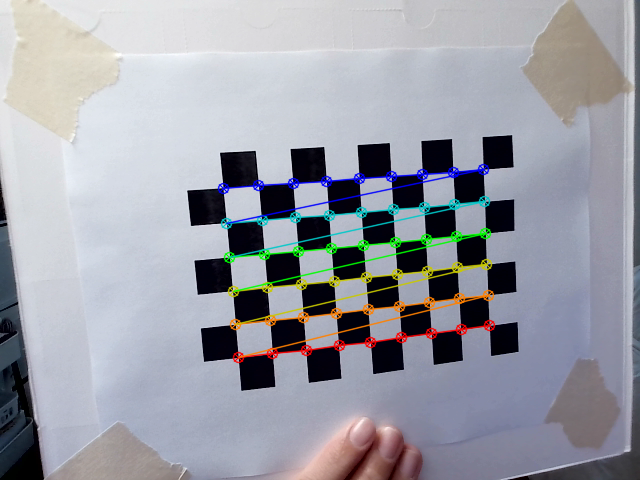
#> input picture camera_calibration/calibration_images/image_01.png, 640 x 480 px
$ python compare_difference.py
#> lines starting #> are read from the running program, lines starting #| are printed output that depends on the picture; long printed decimals are rounded
import cv2
import numpy as np
import matplotlib.pyplot as plt

# === REPLACE THESE with your actual calibration results ===
# Camera matrix (intrinsic parameters)
camera_matrix = np.array([[2.46519797e+03, 0.00000000e+00, 2.14569514e+02],
                          [0.00000000e+00, 3.32173460e+03, 2.84260340e+02],
                          [0.00000000e+00, 0.00000000e+00, 1.00000000e+00]])

# Distortion coefficients
dist_coeffs = np.array([[-1.36072952e+01,  6.76650039e+02,  1.84247240e-02, -2.21974511e-02, -1.05890887e+04]])

"""
camera_matrix = np.array([[2.46519797e+03, 0.00000000e+00, 2.14569514e+02],
 [0.00000000e+00, 3.32173460e+03, 2.84260340e+02],
 [0.00000000e+00, 0.00000000e+00, 1.00000000e+00]])
dist_coeffs = np.array([[-1.36072952e+01,  6.76650039e+02,  1.84247240e-02, -2.21974511e-02,
  -1.05890887e+04]])

"""

# === Load a test image ===
img = cv2.imread('calibration_images/image_01.png')  # replace with the actual image path
#> img is the input picture: shape (480, 640, 3); mean B, G, R 165.2, 156.4, 154.5
if img is None:
    print("Error: Image could not be loaded. Please check the file path.")
else:
    # Image dimensions
    h, w = img.shape[:2]
#> h = 480; w = 640

    # === Undistort the image ===
    undistorted_img = cv2.undistort(img, camera_matrix, dist_coeffs)
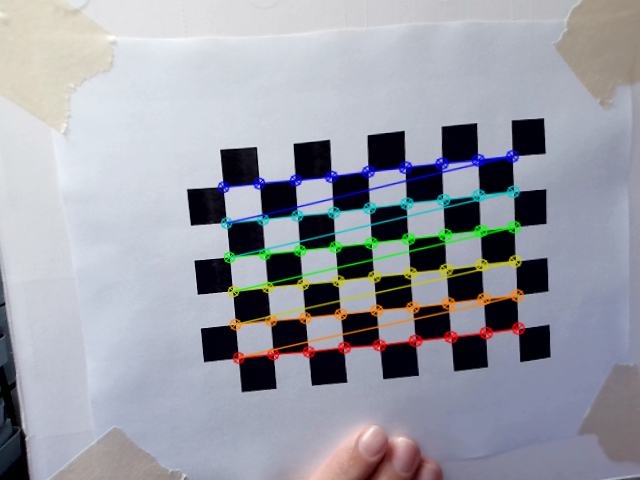
#> undistorted_img: shape (480, 640, 3); mean B, G, R 166, 156.9, 154.5

    # === Compute absolute difference for visualization ===
    # Convert both images to grayscale for comparison
    gray_orig = cv2.cvtColor(img, cv2.COLOR_BGR2GRAY)
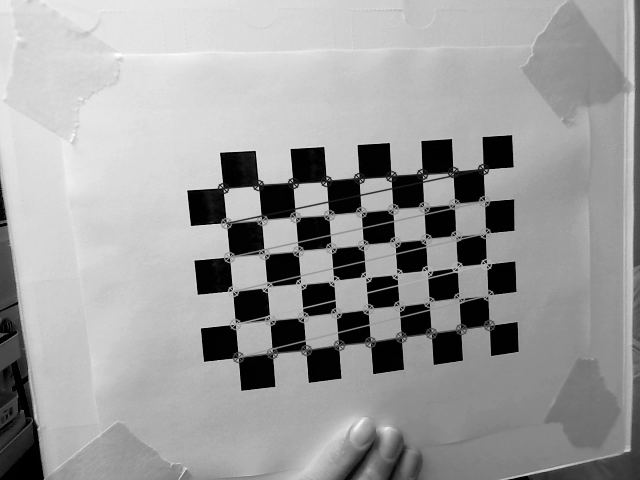
#> gray_orig: shape (480, 640); min 0, max 255, mean 156.9
    gray_undist = cv2.cvtColor(undistorted_img, cv2.COLOR_BGR2GRAY)
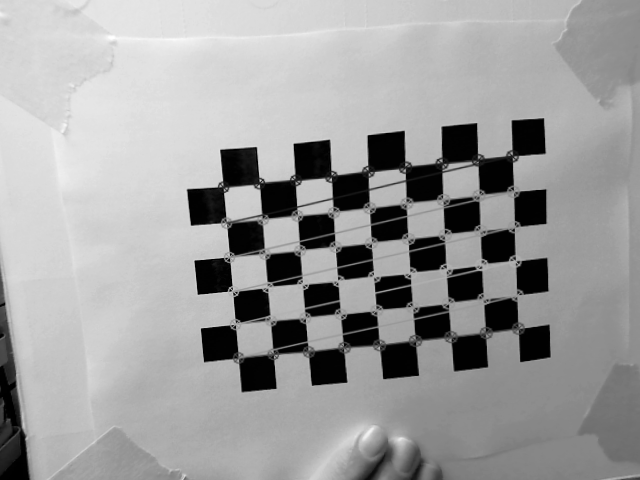
#> gray_undist: shape (480, 640); min 0, max 255, mean 157.2
    diff = cv2.absdiff(gray_orig, gray_undist)
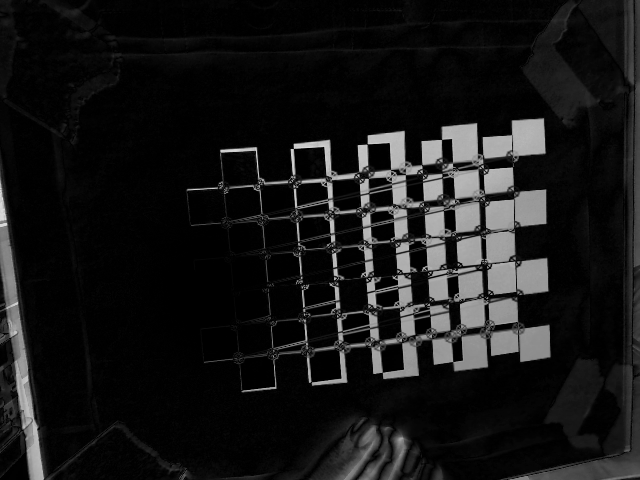
#> diff: shape (480, 640); min 0, max 219, mean 23

    # === Display the images and difference map ===
    plt.figure(figsize=(15, 5))

    # Original Distorted Image
    plt.subplot(1, 3, 1)
    plt.title("Original (Distorted)")
    plt.imshow(cv2.cvtColor(img, cv2.COLOR_BGR2RGB))
    plt.axis("off")

    # Undistorted Image
    plt.subplot(1, 3, 2)
    plt.title("Undistorted")
    plt.imshow(cv2.cvtColor(undistorted_img, cv2.COLOR_BGR2RGB))
    plt.axis("off")

    # Difference Map (Grayscale Heatmap)
    plt.subplot(1, 3, 3)
    plt.title("Difference (Grayscale Heatmap)")
    plt.imshow(diff, cmap='hot')
    plt.axis("off")

    # Show the images
    plt.tight_layout()
    plt.show()
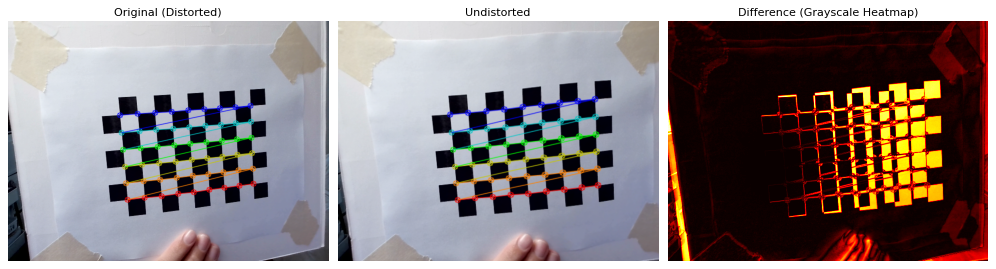
#> figure drawn by matplotlib, 3 panels

    # === Calculate Image Comparison Metrics ===

    # Mean Squared Error (MSE)
    def mse(image1, image2):
        image1 = cv2.cvtColor(image1, cv2.COLOR_BGR2GRAY)
        image2 = cv2.cvtColor(image2, cv2.COLOR_BGR2GRAY)
        error = np.sum((image1 - image2) ** 2)
        mse_value = error / float(image1.shape[0] * image1.shape[1])
        return mse_value

    # Peak Signal-to-Noise Ratio (PSNR)
    def psnr(image1, image2):
        mse_value = mse(image1, image2)
        if mse_value == 0:
            return 100  # Perfect match (no error)
        PIXEL_MAX = 255.0
        psnr_value = 20 * np.log10(PIXEL_MAX / np.sqrt(mse_value))
        return psnr_value

    # Structural Similarity Index (SSIM)
    from skimage.metrics import structural_similarity as ssim
    def ssim_value(image1, image2):
        # Convert to grayscale
        gray1 = cv2.cvtColor(image1, cv2.COLOR_BGR2GRAY)
        gray2 = cv2.cvtColor(image2, cv2.COLOR_BGR2GRAY)

        # Compute SSIM with explicit parameters
        ssim_index, _ = ssim(gray1, gray2, win_size=3, channel_axis=None, full=True)
        return ssim_index

    # Histogram Comparison
    def histogram_comparison(image1, image2):
        image1 = cv2.cvtColor(image1, cv2.COLOR_BGR2GRAY)
        image2 = cv2.cvtColor(image2, cv2.COLOR_BGR2GRAY)
        hist1 = cv2.calcHist([image1], [0], None, [256], [0, 256])
        hist2 = cv2.calcHist([image2], [0], None, [256], [0, 256])
        hist_corr = cv2.compareHist(hist1, hist2, cv2.HISTCMP_CORREL)
        return hist_corr

    # Calculate the comparison metrics
    mse_value = mse(img, undistorted_img)
#> in mse, `error = np.sum((image1 - image2) ** 2)`: error = 12525092
#> in mse, `mse_value = error / float(image1.shape[0] * image1.shape[1])`: mse_value = 40.77
#> mse_value = 40.77
    psnr_value = psnr(img, undistorted_img)
#> in psnr, `psnr_value = 20 * np.log10(PIXEL_MAX / np.sqrt(mse_value))`: psnr_value = 32.03
#> psnr_value = 32.03
    ssim_index = ssim_value(img, undistorted_img)
#> in ssim_value, `ssim_index, _ = ssim(gray1, gray2, win_size=3, channel_axis=None, full..`: ssim_index = 0.765
#> ssim_index = 0.765
    hist_corr_value = histogram_comparison(img, undistorted_img)
#> in histogram_comparison, `hist1 = cv2.calcHist([image1], [0], None, [256], [0, 256])`: hist1 = 256 values, max 15886 at index 1, min 0 at index 213, mean 1200
#> in histogram_comparison, `hist2 = cv2.calcHist([image2], [0], None, [256], [0, 256])`: hist2 = 256 values, max 17033 at index 1, min 1 at index 250, mean 1200
#> in histogram_comparison, `hist_corr = cv2.compareHist(hist1, hist2, cv2.HISTCMP_CORREL)`: hist_corr = 0.973
#> hist_corr_value = 0.973

    # Print out the results
    print(f"MSE: {mse_value}")
#| MSE: 40.772
    print(f"PSNR: {psnr_value}")
#| PSNR: 32.027
    print(f"SSIM: {ssim_index}")
#| SSIM: 0.7645
    print(f"Histogram Correlation: {hist_corr_value}")
#| Histogram Correlation: 0.9732

    # Optional: Save the difference image
    cv2.imwrite('difference_image.png', diff)
    print("Difference image saved as 'difference_image.png'")

$ run again, with camera_calibration/calibration_images/image_02.png copied over camera_calibration/calibration_images/image_01.png
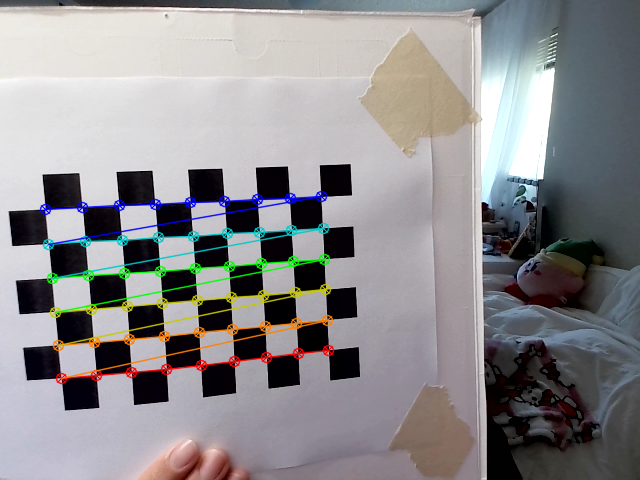
#> input picture camera_calibration/calibration_images/image_02.png, 640 x 480 px
#> img is the input picture: shape (480, 640, 3); mean B, G, R 141.3, 139.2, 140.8
#> `diff = cv2.absdiff(gray_orig, gray_undist)`:
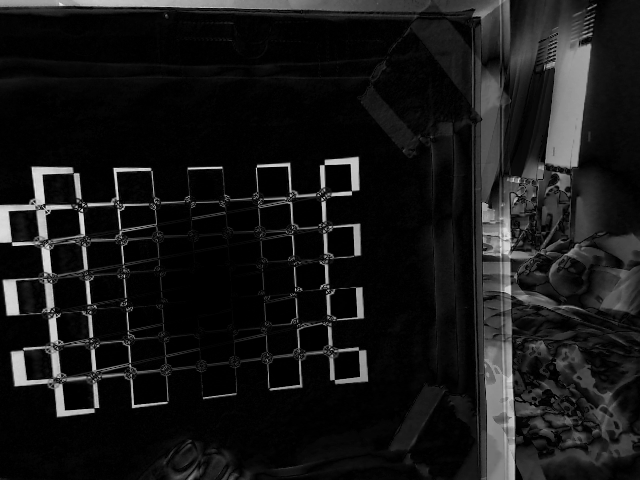
#> diff: shape (480, 640); min 0, max 229, mean 23.5
#> `plt.show()`:
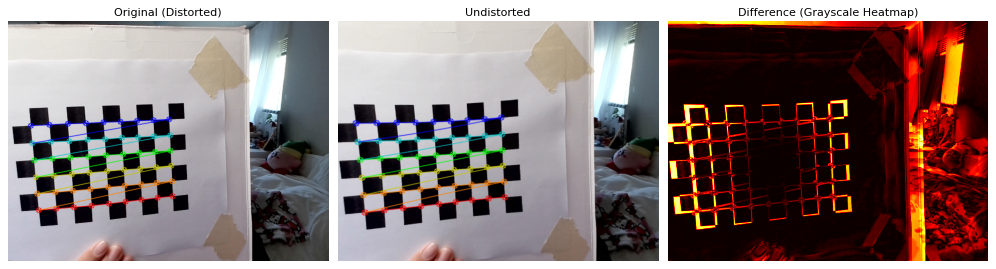
#> figure drawn by matplotlib, 3 panels
#> error = 15704906
#> in mse, `mse_value = error / float(image1.shape[0] * image1.shape[1])`: mse_value = 51.12
#> in psnr, `psnr_value = 20 * np.log10(PIXEL_MAX / np.sqrt(mse_value))`: psnr_value = 31.04
#> in ssim_value, `ssim_index, _ = ssim(gray1, gray2, win_size=3, channel_axis=None, full..`: ssim_index = 0.732
#> hist1 = 256 values, max 13468 at index 2, min 9 at index 213, mean 1200
#> hist2 = 256 values, max 13563 at index 2, min 133 at index 252, mean 1200
#> hist_corr = 0.952
#| MSE: 51.123
#| PSNR: 31.045
#| SSIM: 0.7324
#| Histogram Correlation: 0.9522

$ run again, with camera_calibration/calibration_images/image_03.png copied over camera_calibration/calibration_images/image_01.png
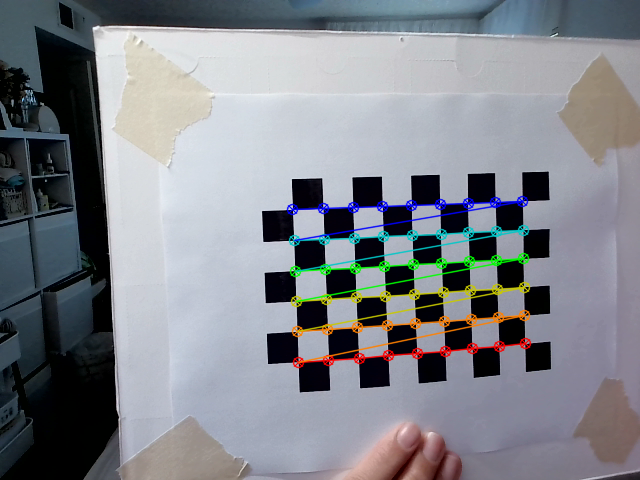
#> input picture camera_calibration/calibration_images/image_03.png, 640 x 480 px
#> img is the input picture: shape (480, 640, 3); mean B, G, R 138, 131.3, 128.2
#> `diff = cv2.absdiff(gray_orig, gray_undist)`:
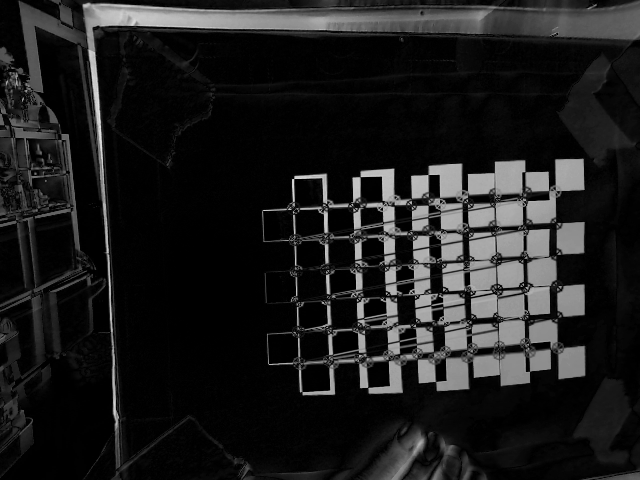
#> diff: shape (480, 640); min 0, max 226, mean 29.4
#> `plt.show()`:
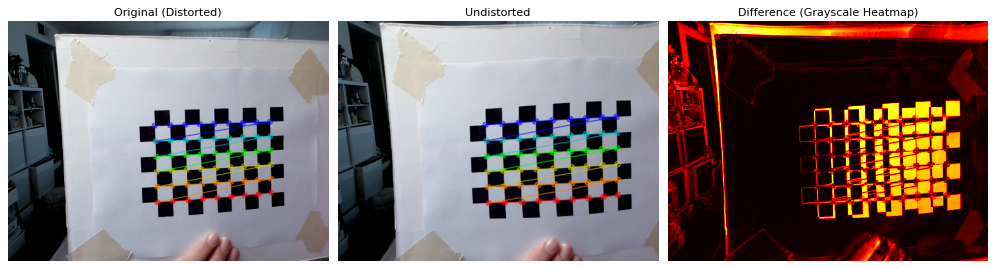
#> figure drawn by matplotlib, 3 panels
#> error = 15160928
#> in mse, `mse_value = error / float(image1.shape[0] * image1.shape[1])`: mse_value = 49.35
#> in psnr, `psnr_value = 20 * np.log10(PIXEL_MAX / np.sqrt(mse_value))`: psnr_value = 31.2
#> in ssim_value, `ssim_index, _ = ssim(gray1, gray2, win_size=3, channel_axis=None, full..`: ssim_index = 0.683
#> hist1 = 256 values, max 19322 at index 1, min 0 at index 213, mean 1200
#> hist2 = 256 values, max 20624 at index 1, min 0 at index 250, mean 1200
#> hist_corr = 0.975
#| MSE: 49.352
#| PSNR: 31.198
#| SSIM: 0.6831
#| Histogram Correlation: 0.9747

$ run again, with camera_calibration/calibration_images/image_04.png copied over camera_calibration/calibration_images/image_01.png
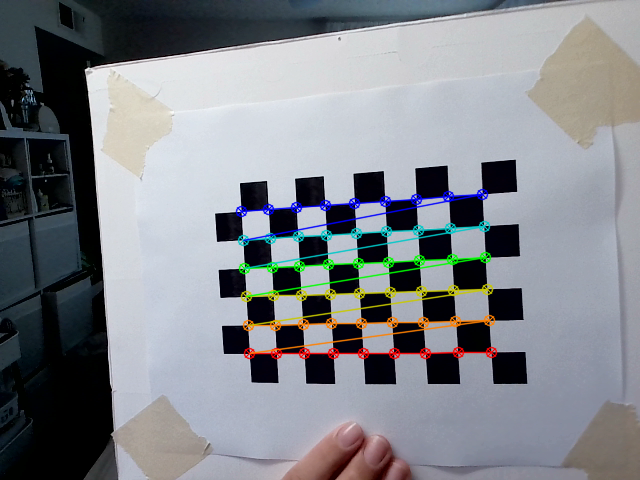
#> input picture camera_calibration/calibration_images/image_04.png, 640 x 480 px
#> img is the input picture: shape (480, 640, 3); mean B, G, R 137.4, 131.9, 128.5
#> `diff = cv2.absdiff(gray_orig, gray_undist)`:
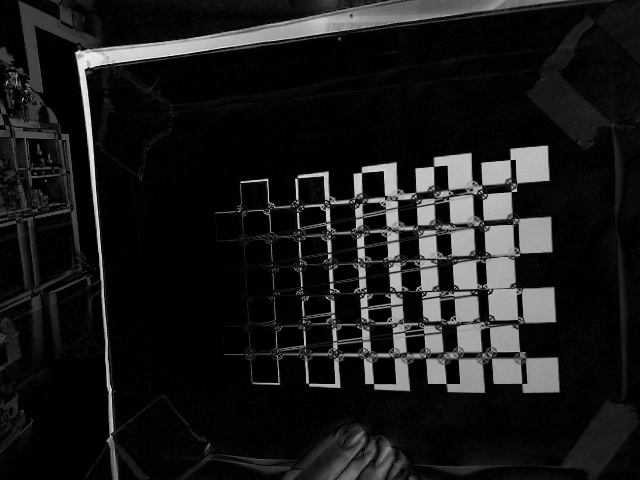
#> diff: shape (480, 640); min 0, max 237, mean 26.2
#> `plt.show()`:
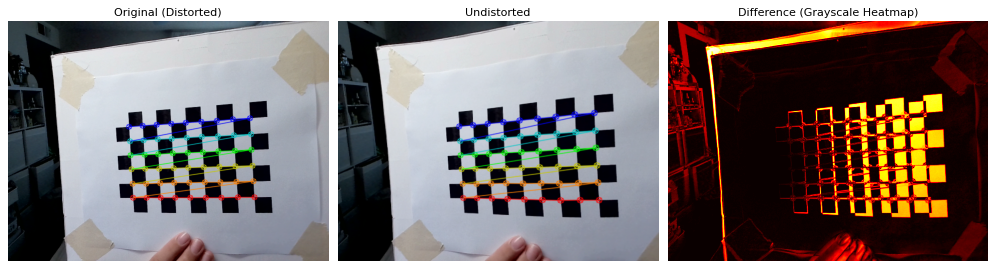
#> figure drawn by matplotlib, 3 panels
#> error = 13200693
#> in mse, `mse_value = error / float(image1.shape[0] * image1.shape[1])`: mse_value = 42.97
#> in psnr, `psnr_value = 20 * np.log10(PIXEL_MAX / np.sqrt(mse_value))`: psnr_value = 31.8
#> in ssim_value, `ssim_index, _ = ssim(gray1, gray2, win_size=3, channel_axis=None, full..`: ssim_index = 0.711
#> hist1 = 256 values, max 21387 at index 1, min 0 at index 234, mean 1200
#> hist2 = 256 values, max 22089 at index 1, min 0 at index 243, mean 1200
#> hist_corr = 0.983
#| MSE: 42.971
#| PSNR: 31.799
#| SSIM: 0.7106
#| Histogram Correlation: 0.9826
